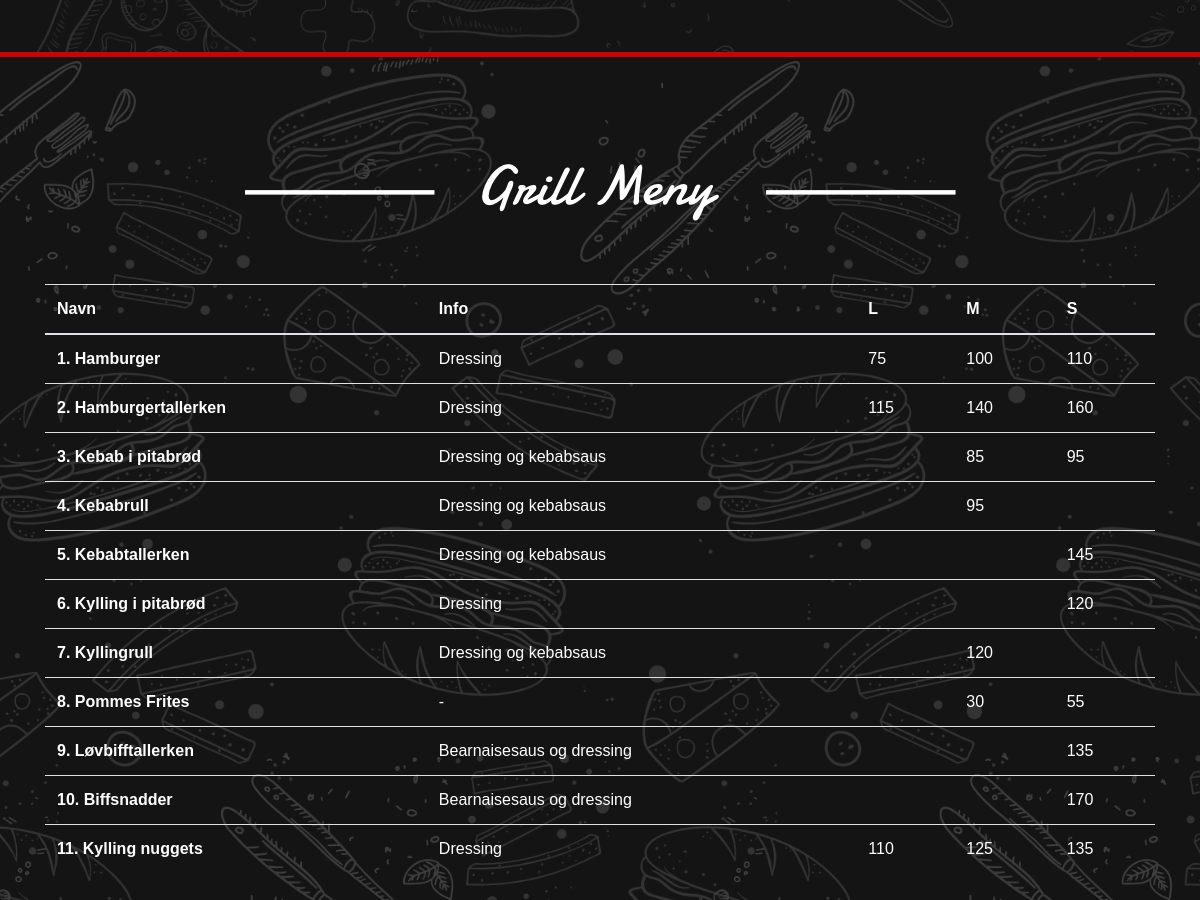
Before: / (middle part) with the older database file.
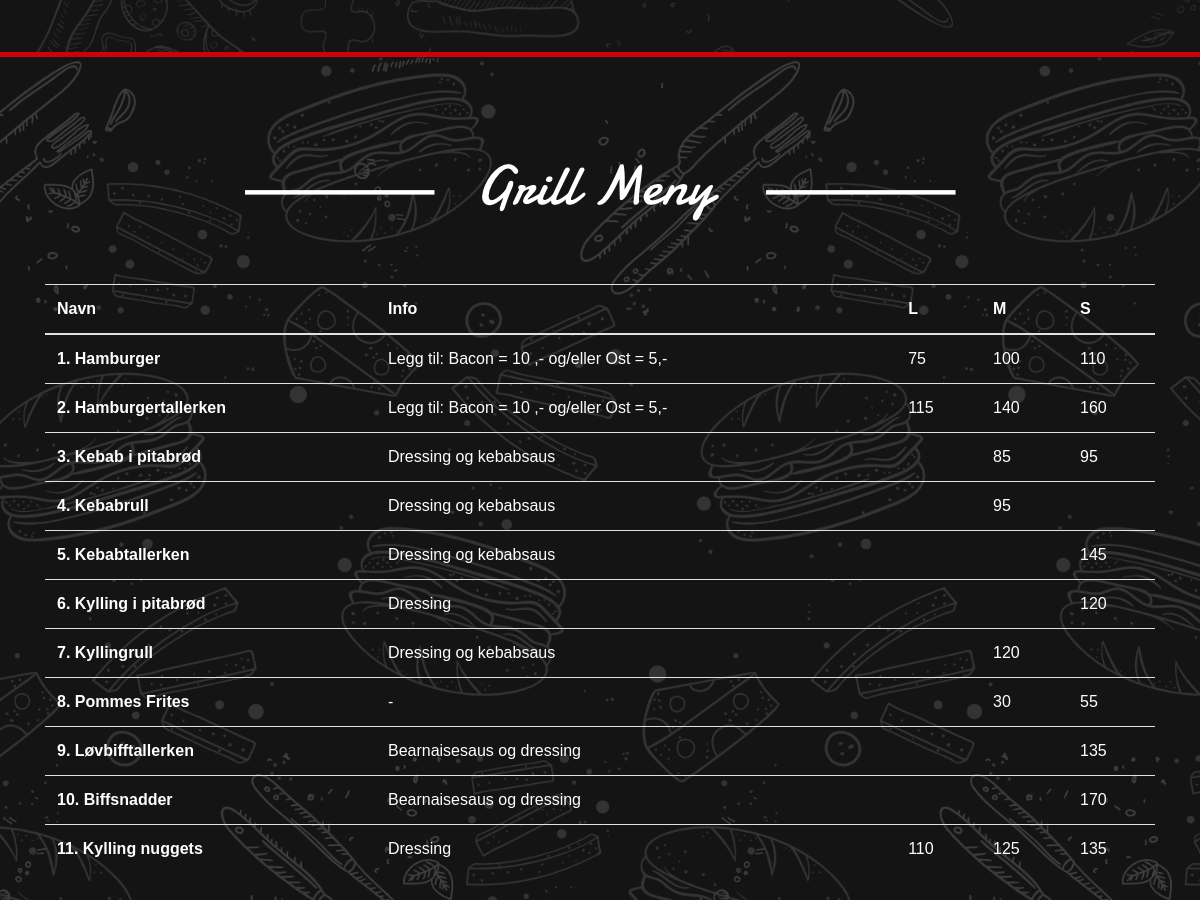
After: the same page with the newer database file.
### app/models.py (models this page shows, shortened)
class GrillMenu(db.Model):
    __tablename__ = "grillmenu"
    id = db.Column(db.Integer, primary_key=True)
    title = db.Column(db.String, unique=False)
    description = db.Column(db.String, unique=False)
    allergies = db.Column(db.String)
    price_small = db.Column(db.String)
    price_medium = db.Column(db.String)
    price_large = db.Column(db.String)

### app/views.py (the view)
@app.route('/')
def home():
	pizzamenu = PizzaMenu.query.all()
	grillmenu = GrillMenu.query.all()
	thaimenu = ThaiMenu.query.all()
	return render_template("index.html", pizzamenu = pizzamenu, grillmenu = grillmenu, thaimenu = thaimenu)

### app/templates/index.html (shortened to what this page needs)
{% extends "base.html"%}
{% block content%}
<div class="main" id="pizza">
</div>
<div class="main" id="grill">
  <div class="container menupadding" align="center">
    <img src="{{url_for('static',filename='grill-icon.png')}}" alt="" class="mb-5 img-fluid">
    <table class="table" style="color: white;">
      <thead>
        <tr align="left">
          <th scope="<col>">Navn</th>
          <th scope="<col>">Info</th>
          <th scope="<col>">L</th>
          <th scope="<col>">M</th>
          <th scope="<col>">S</th>
        </tr>
      </thead>
      <tbody>
          {%for grill in grillmenu%}
        <tr align="left">
        <th scope="row"><b>{{grill.id}}. {{grill.title}}</b></th>
        <td>{{grill.description}}</td>
        <td>{{grill.price_small}}</td>
        <td>{{grill.price_medium}}</td>
        <td>{{grill.price_large}}</td>
        </tr>
        {%endfor%}
      </tbody>
    </table>
  </div>
</div>
{% endblock %}

### app/templates/base.html (shortened to what this page needs)
<!DOCTYPE html>
<html lang="no">
  <head>
    <link rel="stylesheet" href="https://stackpath.bootstrapcdn.com/bootstrap/4.3.1/css/bootstrap.min.css">
    <link rel="stylesheet" href="{{url_for('static', filename ='css/main.css')}}" type="text/css">
    <link rel="stylesheet" href="{{url_for('static', filename ='css/animation.css')}}" type="text/css">
  </head>
  <body>
    {% block content %}
    {% endblock %}
  </body>
</html>

### app/static/css/main.css (style rules this page uses)
body { font-family: 'Open Sans', sans-serif; min-height: 400px; color: white; }
.table { font-family: Arial; }
#pizza { height: 100%; min-height: 500px; padding-bottom: 50px; background-image: url(/static/pizza-doodle.png); background-color: rgb(20,20,20); background-size: cover; background-position: center; background-repeat: no-repeat; border-top: 5px solid rgb(207, 0, 6); border-bottom: 5px solid rgb(207, 0, 6); }
#grill { height: 100%; min-height: 500px; padding-bottom: 50px; background-image: url(/static/grill-doodle.png); background-color: rgb(20,20,20); background-size: cover; background-position: center; background-repeat: no-repeat; border-bottom: 5px solid rgb(207, 0, 6); }
.menupadding { padding-top: 100px; }

Changed rows visible on the page:
changed GrillMenu "Hamburger": description "Dressing" → "Legg til: Bacon = 10 ,- og/eller Ost = 5,-"
changed GrillMenu "Hamburgertallerken": description "Dressing" → "Legg til: Bacon = 10 ,- og/eller Ost = 5,-"
